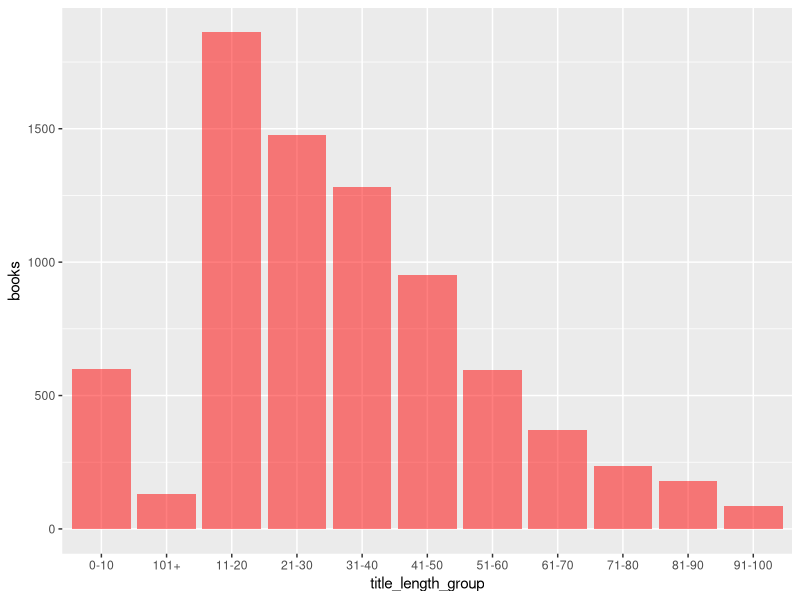
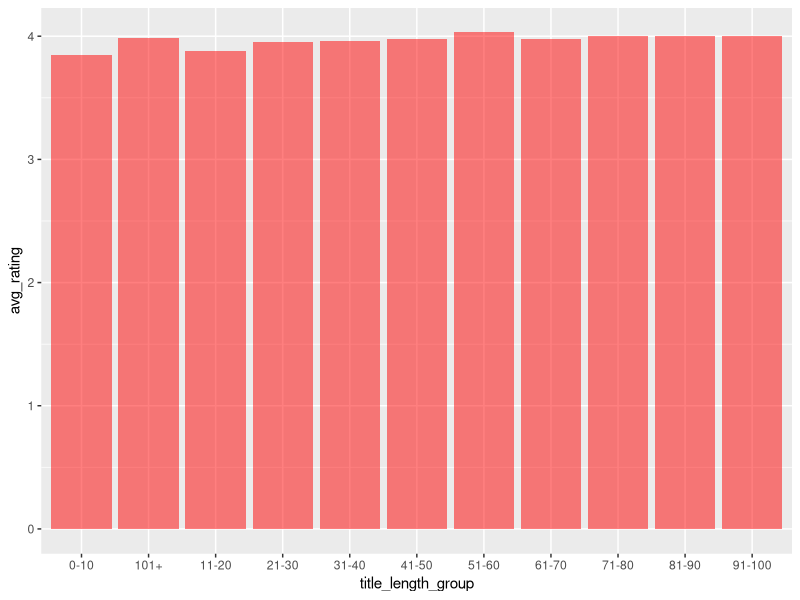
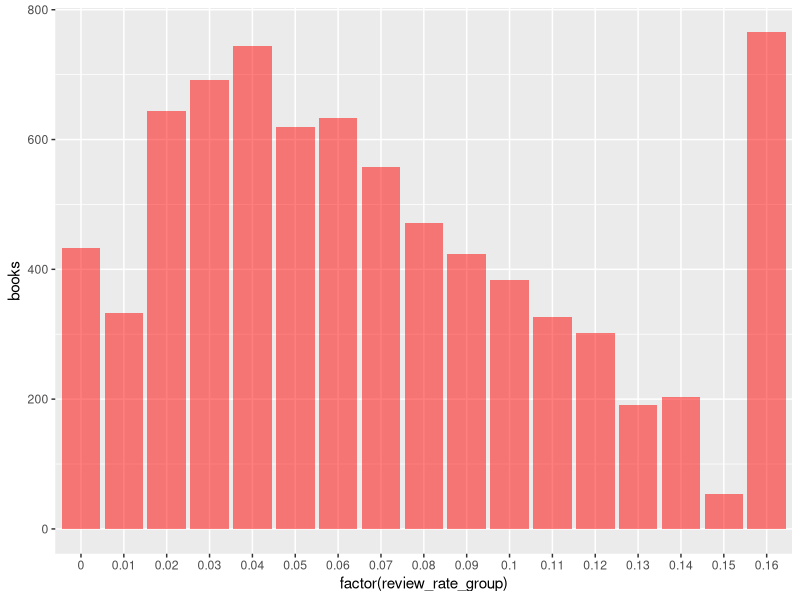
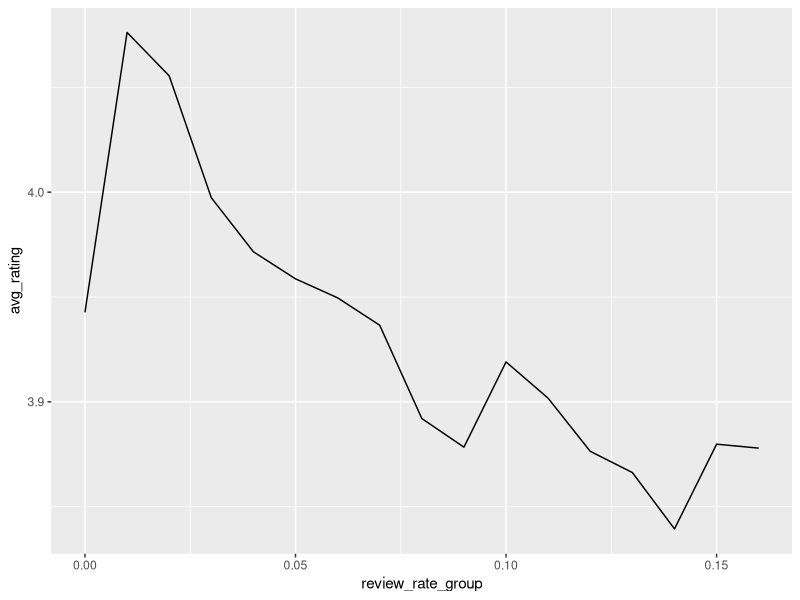

Generate these figures, in order, with R:
# load libraries
if(!require(tidyverse)) install.packages("tidyverse", repos = "http://cran.us.r-project.org")
if(!require(caret)) install.packages("caret", repos = "http://cran.us.r-project.org")
if(!require(data.table)) install.packages("data.table", repos = "http://cran.us.r-project.org")
if(!require(lubridate)) install.packages("lubridate", repos = "http://cran.us.r-project.org")
if(!require(randomForest)) install.packages("randomForest", repos = "http://cran.us.r-project.org")

# This dataset has been downloaded from 
# https://www.kaggle.com/jealousleopard/goodreadsbooks
# A few records had special characters in the title (, and ") 
# and were throwing parsing errors.
# The errors have been corrected in the local copy of the CSV file

# read the CSV file
dataset <- read_delim("books.csv", delim = ",")

# This returns the structure of the file which will show 11,127 records
str(dataset)

# Examine the dataset to see if any records have 0 average ratings
dataset %>% filter(average_rating == 0) %>% summarize(n = n())

# 26 records have a zero average rating, we will exclude this from the data set
dataset <- dataset %>% filter(average_rating != 0)

# checking row count to see if we now have 11,101 records
nrow(dataset)

# Now splitting the data set into 3 sections
# Based on various articles researched online, 
# a common split for training/testing/validation is 70/15/15
# We will first consider 85% for the training & testing partition set 
#and 15% for the validation set
set.seed(1983, sample.kind = "Rounding")
test_index_1 <- createDataPartition(y = dataset$average_rating, times = 1,
                                  p = 0.85, list = FALSE)
partition <- dataset[test_index_1,]
validation <- dataset[-test_index_1,]

# Now splitting partition into a training set and a testing set
test_index_2 <- createDataPartition(y = partition$average_rating, times = 1,
                                  p = 70/85, list = FALSE)
train_set <- partition[test_index_2,]
test_set <- partition[-test_index_2,]

#checking to see if the number of rows is what we expected
nrow(train_set)
nrow(test_set)
nrow(validation)

# checking correlation between number of pages and book rating
cor(train_set$average_rating, train_set$num_pages)

# checking correlation between number of ratings and book rating
cor(train_set$average_rating, train_set$ratings_count)

# checking correlation between number of reviews and book rating
cor(train_set$average_rating, train_set$text_reviews_count)

# adding a new column to calculate review rate (% of people who posted a review)
# out of the people who rated it
temp <- train_set %>% 
  mutate(review_rate = ifelse(ratings_count == 0, 0, 
                              text_reviews_count / ratings_count))

# checking correlation between review rate and book rating
cor(train_set$average_rating, temp$review_rate)

# adding a new column to calculate length of the book's title
temp <- temp %>% mutate(title_length = nchar(title))

# checking correlation between length of the book's title and book rating
cor(train_set$average_rating, temp$title_length)

# store overall average of book ratings in the training set
overall_avg = mean(train_set$average_rating)

# define function to format any data set so that we can apply it
# to all data sets. Note that none of these transformations are making use
# of the book ratings or data beyond the specific row in the data
format_df = function(df) {
  
  df <- df %>% 
    # add review rate (number of text ratings / number of ratings)
    mutate(review_rate = ifelse(ratings_count == 0, 0, 
                                text_reviews_count / ratings_count)) %>%
    # add length of book title
    mutate(title_length = nchar(title)) %>%
    # add grouping for number of pages
    mutate(num_pages_group = round(num_pages/100)) %>%
    # add grouping for review rate
    mutate(review_rate_group = case_when(
      review_rate < 0.15 ~ round(review_rate, 2),
      TRUE ~ 0.16)) %>%
    
    # regroup by language. Languages with low book count grouped together. 
    group_by(language_code) %>%
    mutate(language_group = case_when(
      language_code == "en-US" ~ "eng",
      language_code == "en-GB" ~ "eng",
      n() > 10 ~ language_code, 
      TRUE ~"other")) %>%
    ungroup() %>%
    
    # group title length by category
    mutate(title_length_group = case_when(
      title_length <= 10 ~ "0-10",
      title_length <= 20 ~ "11-20",
      title_length <= 30 ~ "21-30",
      title_length <= 40 ~ "31-40",
      title_length <= 50 ~ "41-50",
      title_length <= 60 ~ "51-60",
      title_length <= 70 ~ "61-70",
      title_length <= 80 ~ "71-80",
      title_length <= 90 ~ "81-90",
      title_length <= 100 ~ "91-100",
      TRUE ~ "101+"
    ))
}

# add data transformations to training set
train_set <- format_df(train_set)
# add data transformations to test set
test_set <- format_df(test_set)

# We will add to the linear prediction model: Review Rate, Number of pages,
# and length of the book's title
fit <- lm(average_rating ~ title_length + review_rate +
            num_pages, data = train_set)
y_hat_lm <- predict(fit, test_set)
# calculate RMSE for linear model prediction
sqrt(mean((y_hat_lm - test_set$average_rating)^2))

# # train model using randomForest
set.seed(1983, sample.kind = "Rounding")
train_rf <- randomForest(average_rating ~ title_length + review_rate +
                           num_pages + authors + language_group, 
                         data = train_set, 
                         ntree = 180, 
                         importance=TRUE)
# # see importance of each variable
varImp(train_rf)
# 
# # predict test set using RandomForest
y_hat_rf <- predict(train_rf, test_set)
# # calculate RMSE
sqrt(mean((y_hat_rf - test_set$average_rating)^2))

# calculate biases within the training set
train_set <- train_set %>%
  
  # calculate effect of language
  group_by(language_group) %>%
  mutate(b_language = mean(average_rating - overall_avg)) %>%
  ungroup() %>%
  
  # calculate effect of author, after deducting language
  group_by(authors) %>%
  mutate(b_authors = mean(average_rating - overall_avg - b_language)) %>%
  ungroup %>%
  
  # calculate effect of number of pages, after deducting language
  # and author effect
  group_by(num_pages_group) %>%
  mutate(b_num_pages = mean(average_rating - overall_avg - b_language - 
                              b_authors)) %>%
  ungroup %>%
  
  # calculate effect of title length after deducting the other effects
  group_by(title_length_group) %>%
  mutate(b_title_length = mean(average_rating - overall_avg - b_language -
                                 b_num_pages - b_authors)) %>%
  ungroup() %>%
  
  # calculate effect of review rate, after deducting the other effects
  group_by(review_rate_group) %>%
  mutate(b_review_rate = mean(average_rating - overall_avg - b_language - 
                                b_num_pages - b_authors - b_title_length)) %>%
  ungroup()


# extracting language effects from the training set
language_averages <- train_set %>%
  group_by(language_group) %>%
  summarize(b_language = mean(b_language))

# extracting author effects from the training set
authors_averages <- train_set %>%
  group_by(authors) %>%
  summarize(b_authors = mean(b_authors))

# extracting title length effects from the training set
title_length_averages <- train_set %>%
  group_by(title_length_group) %>%
  summarize(b_title_length = mean(b_title_length))

# extracting number of pages effect from the training set
num_pages_averages <- train_set %>%
  group_by(num_pages_group) %>%
  summarize(b_num_pages = mean(b_num_pages))

# extracting review rate effects from the training set
review_rate_averages <- train_set %>%
  group_by(review_rate_group) %>%
  summarize(b_review_rate = mean(b_review_rate))


# calculate predicted ratings for the test set
predicted_ratings <- test_set %>% 
  
  # integrate language effect as extracted from training set
  left_join(language_averages, by='language_group') %>% 
  # applying a default value for categories not found
  mutate(b_language_clean = ifelse(is.na(b_language), 0, b_language)) %>% 
  
  # integrate author effect as extracted from training set
  left_join(authors_averages, by='authors') %>% 
  mutate(b_authors_clean = ifelse(is.na(b_authors), 0, b_authors)) %>% 
  
  # integrate number of pages effect as extracted from training set
  left_join(num_pages_averages, by='num_pages_group') %>% 
  mutate(b_num_pages_clean = ifelse(is.na(b_num_pages), 0, 
                                    b_num_pages)) %>% 
  
  # integrate title length effect as extracted from training set
  left_join(title_length_averages, by='title_length_group') %>% 
  mutate(b_title_length_clean = ifelse(is.na(b_title_length), 0, 
                                       b_title_length)) %>% 
  
  # integrate review rate effect as extracted from training set
  left_join(review_rate_averages, by='review_rate_group') %>% 
  mutate(b_review_rate_clean = ifelse(is.na(b_review_rate), 0, 
                                      b_review_rate)) %>% 
  
  # calculate prediction
  mutate(pred = overall_avg + 
           b_language_clean +
           b_authors_clean + 
           b_num_pages_clean +
           b_title_length_clean +
           b_review_rate_clean) %>%
  # limit prediction to 0.5 to 5.0 range to avoid going outside the range
  mutate(pred_capped = ifelse(pred < 0.5, 0.5, ifelse(pred > 5.0, 5.0, pred))) 

# calculate RMSE for test set
sqrt(mean((predicted_ratings$pred_capped - test_set$average_rating)^2))

# number of books based on title length
train_set %>% group_by(title_length_group) %>%
  summarize(books = n()) %>%
  ggplot(aes(x = title_length_group, y = books)) +
  geom_col(fill = "red", alpha=0.5)

# average rating of books based on title length
train_set %>% group_by(title_length_group) %>%
  summarize(avg_rating = mean(average_rating)) %>%
  ggplot(aes(x = title_length_group, y = avg_rating)) +
  geom_col(fill = "red", alpha=0.5)

# number of books based on review rate
train_set %>% group_by(review_rate_group) %>%
  summarize(books = n()) %>%
  ggplot(aes(x = factor(review_rate_group), y = books)) +
  geom_col(fill = "red", alpha=0.5)

# average rating of books based on review rate
train_set %>% group_by(review_rate_group) %>%
  summarize(avg_rating = mean(average_rating)) %>%
  ggplot(aes(x = review_rate_group, y = avg_rating)) +
  # geom_col(fill = "red", alpha=0.5) +
  geom_line()


# calculate predicted ratings for the validation set
predicted_ratings_2 <- format_df(validation) %>% 
  
  # integrate language effect as extracted from training set
  left_join(language_averages, by='language_group') %>% 
  # applying a default value for categories not found
  mutate(b_language_clean = ifelse(is.na(b_language), 0, b_language)) %>% 
  
  # integrate author effect as extracted from training set
  left_join(authors_averages, by='authors') %>% 
  mutate(b_authors_clean = ifelse(is.na(b_authors), 0, b_authors)) %>% 
  
  # integrate number of pages effect as extracted from training set
  left_join(num_pages_averages, by='num_pages_group') %>% 
  mutate(b_num_pages_clean = ifelse(is.na(b_num_pages), 0, 
                                    b_num_pages)) %>% 
  
  # integrate title length effect as extracted from training set
  left_join(title_length_averages, by='title_length_group') %>% 
  mutate(b_title_length_clean = ifelse(is.na(b_title_length), 0, 
                                       b_title_length)) %>% 
  
  # integrate review rate effect as extracted from training set
  left_join(review_rate_averages, by='review_rate_group') %>% 
  mutate(b_review_rate_clean = ifelse(is.na(b_review_rate), 0, 
                                      b_review_rate)) %>% 
  
  # calculate prediction
  mutate(pred = overall_avg + 
           b_language_clean +
           b_authors_clean + 
           b_num_pages_clean +
           b_title_length_clean +
           b_review_rate_clean) %>%
  # limit prediction to 0.5 to 5.0 range to avoid going outside the range
  mutate(pred_capped = ifelse(pred < 0.5, 0.5, ifelse(pred > 5.0, 5.0, pred))) 

# calculate RMSE for test set
sqrt(mean((predicted_ratings_2$pred_capped - validation$average_rating)^2))



